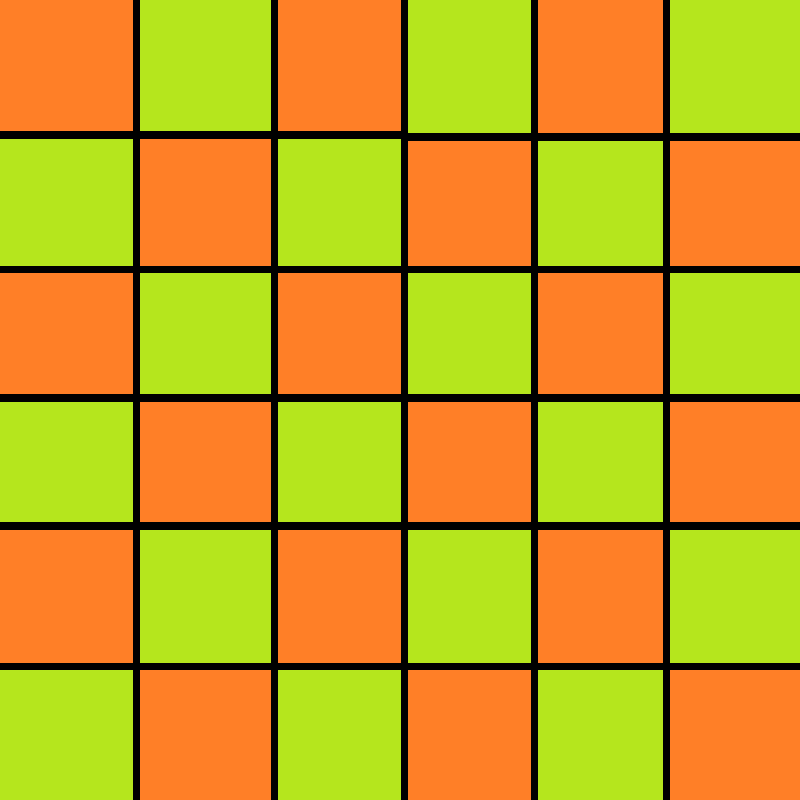
%> input picture Online 1( Set H )/back.png, 800 x 800 px
$ octave online_set_h.m   (GNU Octave 9; MATLAB toolbox functions it lacks are replaced by stand-ins)
%> lines starting %> are read from the running program, lines starting %| are printed output that depends on the picture; in (x1, y1, x2, y2) boxes, pixels count from 0 and x2, y2 are one past the last pixel; in counts of white or black regions, pixels touching at a corner belong together; the program's own positions count from 1
I = imread('back.png');
%> I is the input picture: size 800x800x3 uint8; mean R, G, B 198.5, 162.6, 31
imshow(I);

[row, col,dim] = size(I);
%> row = 800; col = 800; dim = 3

RI = I(:,:,1);
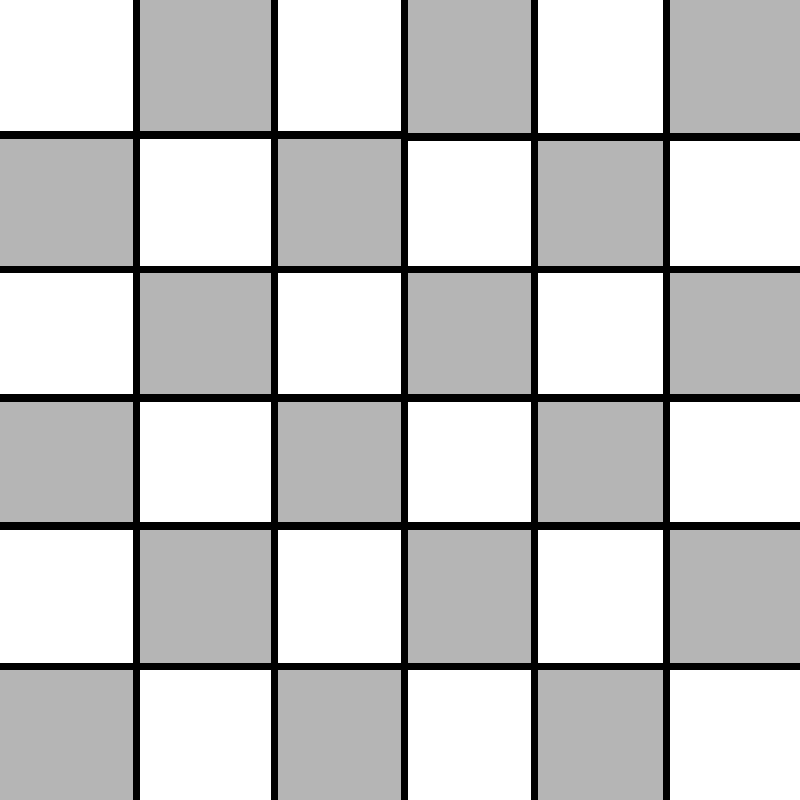
%> RI: size 800x800 uint8; min 0, max 255, mean 198.5
GI = I(:,:,2);
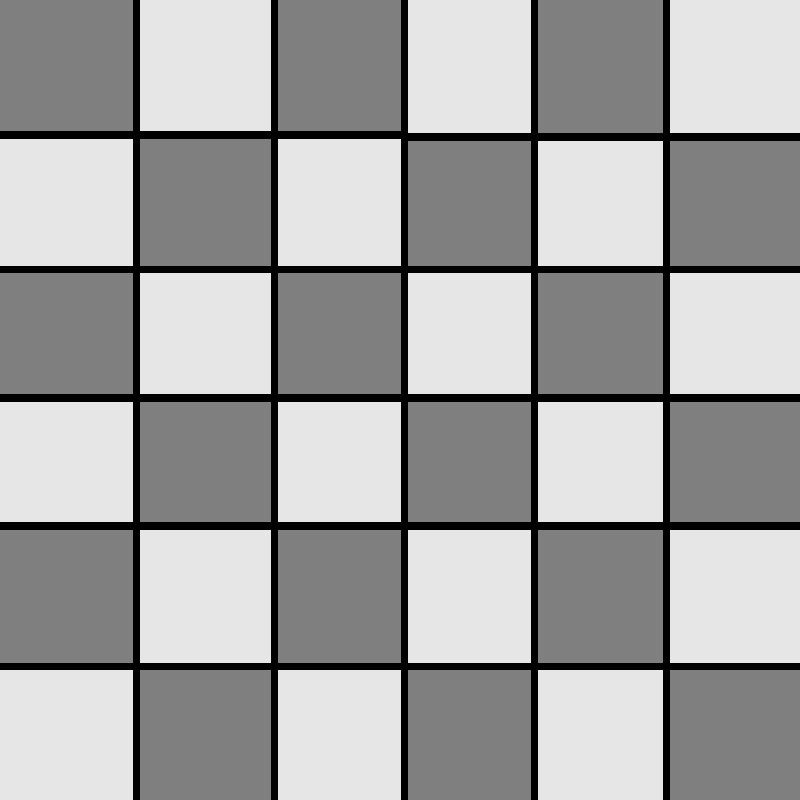
%> GI: size 800x800 uint8; min 0, max 230, mean 162.6
BI = I(:,:,3);

for i = 1:row
    for j = 1:col
        if(RI(i,j,1) ==  255  && GI(i,j,1) ==  127 &&  BI(i,j,1) ==  39 )
            I(i,j,1) = 148;
            I(i,j,2) = 0;
            I(i,j,3) = 211;
        end
    end
end
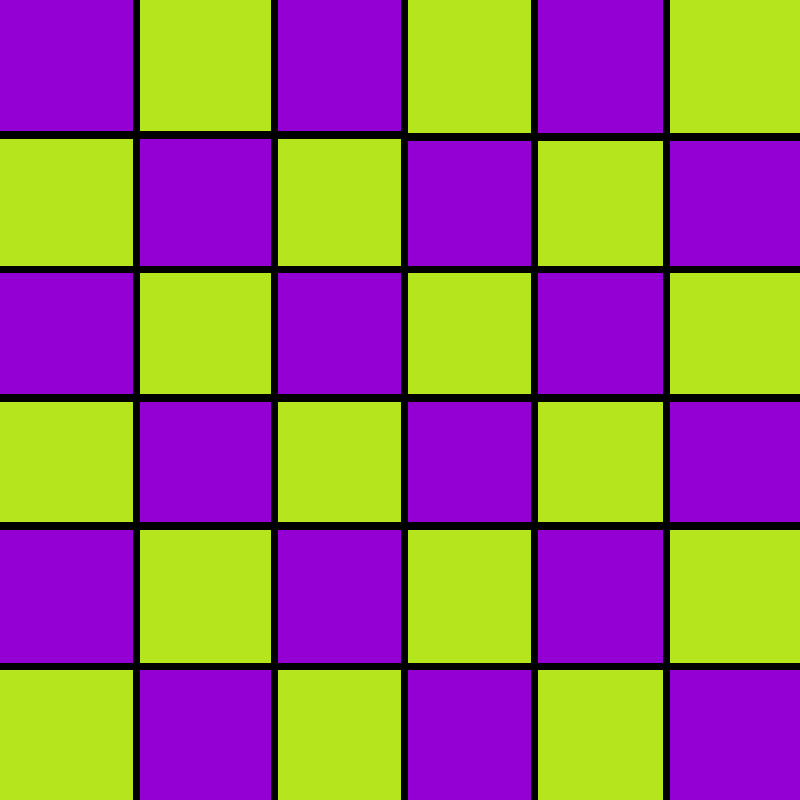
%> I: size 800x800x3 uint8; mean R, G, B 149.8, 104.8, 109.2

figure;
imshow(I);
imwrite(I,'intermidiate2.png');


%top right
for i=100:row/2
    for  j=col/2+i:col-100
        I(i,j,:)=[255,20,147];
    end
end
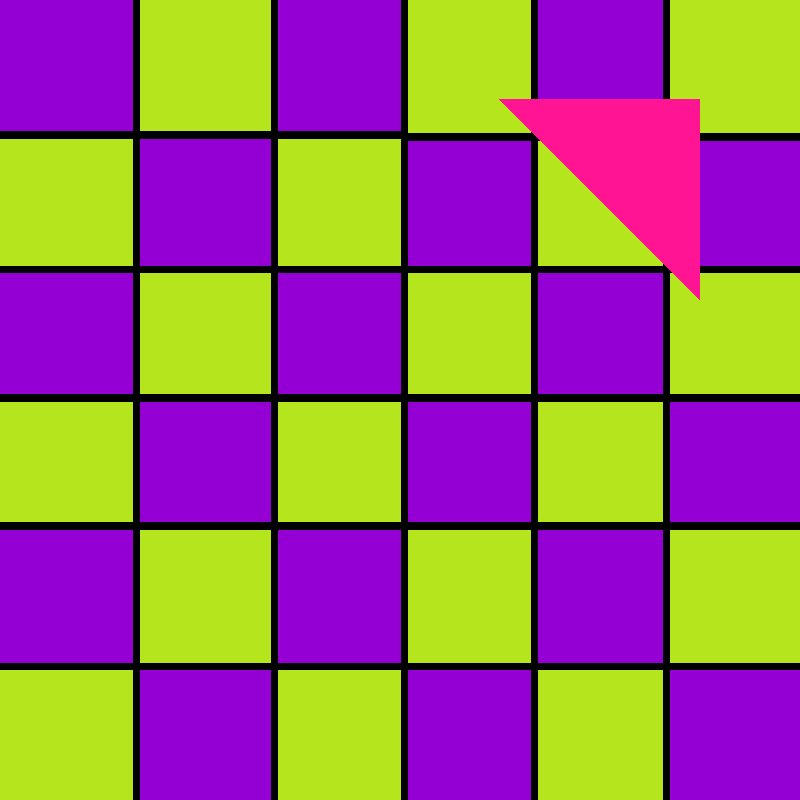
%> I: size 800x800x3 uint8; 3.17% of pixels changed, all inside (x1, y1, x2, y2) = (499, 99, 700, 300)

%bottom left
for i = row/2:row-100
    for j=100:(i-(col/2))
        I(i,j,:) = [255,0,0];

    end
end
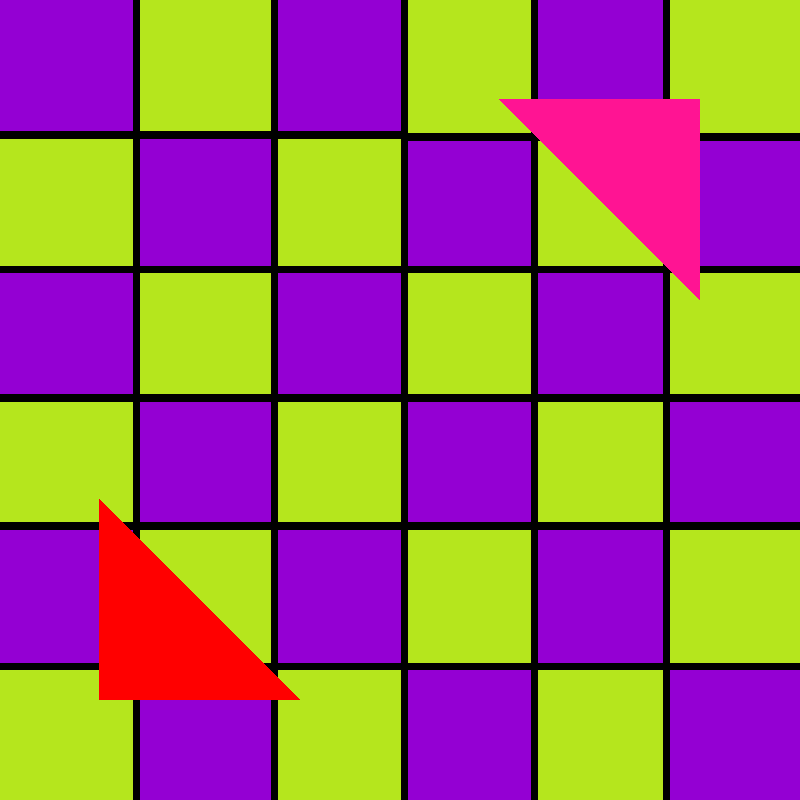
%> I: size 800x800x3 uint8; 3.17% of pixels changed, all inside (x1, y1, x2, y2) = (99, 499, 300, 700)

figure;
imshow(I);
imwrite(I,'output2.png');
